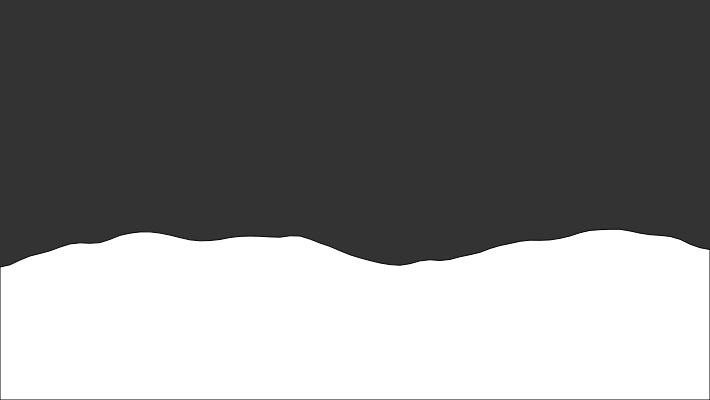
Frame 1 (no input)
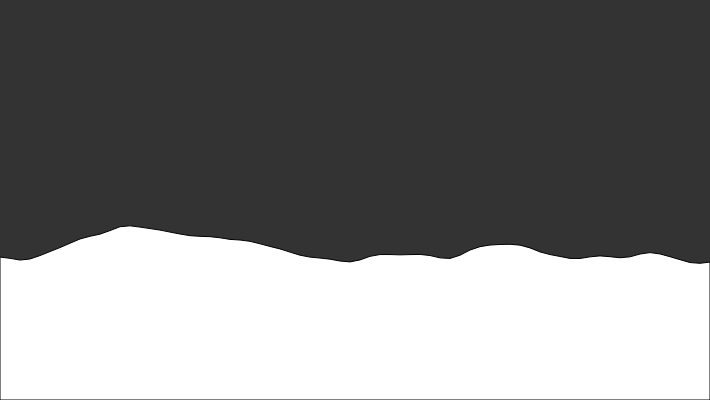
Frame 60 (no input)
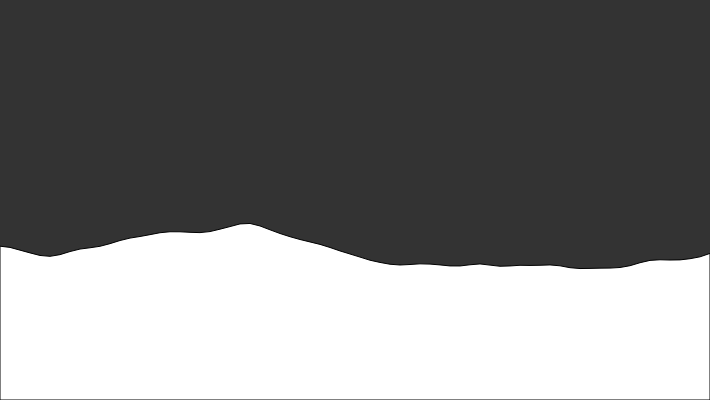
Frame 120 (the mouse pressed at the canvas centre since frame 60)

The p5.js sketch that drew these frames (run headless with seeded random() and noise() and a simulated clock; from frame 60 on, the mouse is pressed at the canvas centre):

// p5.js sketch
// ── sketch.js
let yoff = 0.0; // 2nd dimension of perlin noise

function setup() {
  createCanvas(710, 400);
}

function draw() {
  background(51);

  fill(255);
  // We are going to draw a polygon out of the wave points
  beginShape();

  let xoff = 0; // Option #1: 2D Noise
  // let xoff = yoff; // Option #2: 1D Noise

  // Iterate over horizontal pixels
  for (let x = 0; x <= width; x += 10) {
    // Calculate a y value according to noise, map to

    // Option #1: 2D Noise
    let y = map(noise(xoff, yoff), 0, 1, 200, 300);

    // Option #2: 1D Noise
    // let y = map(noise(xoff), 0, 1, 200,300);

    // Set the vertex
    vertex(x, y);
    // Increment x dimension for noise
    xoff += 0.05;
  }
  // increment y dimension for noise
  yoff += 0.01;
  vertex(width, height);
  vertex(0, height);
  endShape(CLOSE);
}
